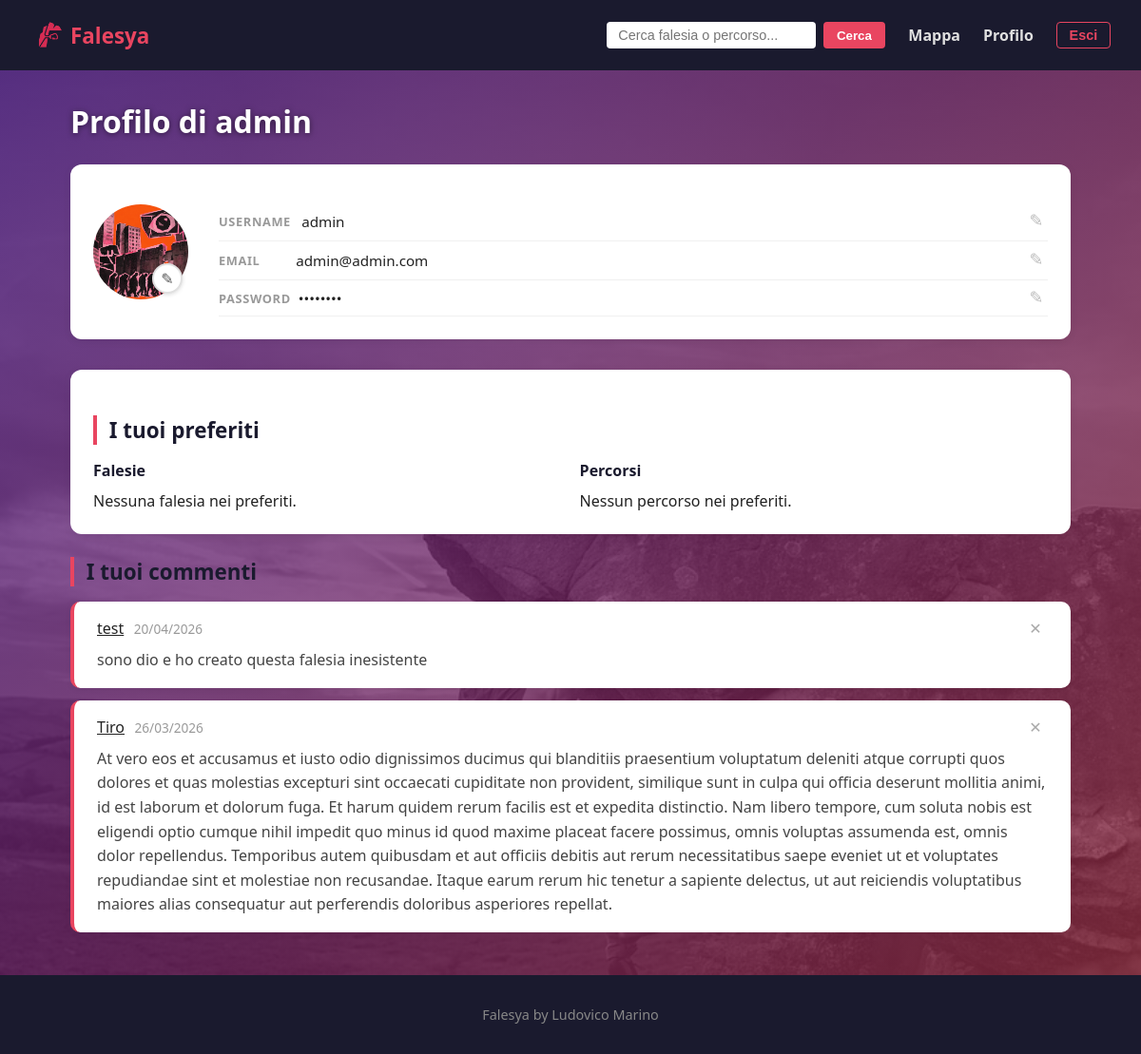
The app's page /profilo/ (signed in), older data.
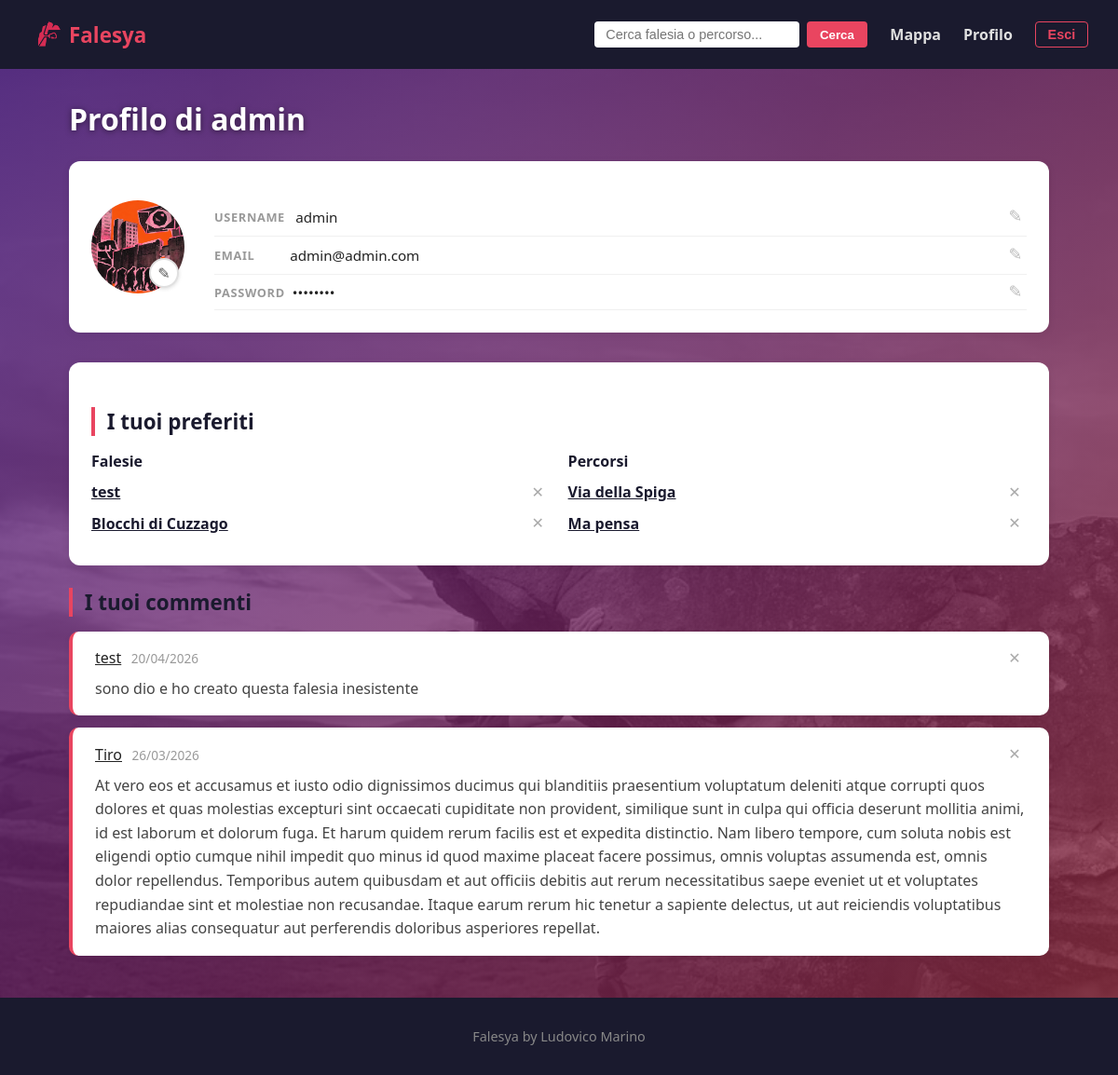
The same page, newer data.
### generale/models.py (models this page shows, shortened)
class Commento(models.Model):
    utente = models.ForeignKey(User, on_delete=models.CASCADE)
    falesia = models.ForeignKey(Falesia, on_delete=models.CASCADE, null=True, blank=True)
    percorso = models.ForeignKey(Percorso, on_delete=models.CASCADE, null=True, blank=True)
    testo = models.TextField()
    data = models.DateTimeField(auto_now_add=True)

class Falesia(models.Model):
    ROCK_TYPE_CHOICES = [
    ("limestone", "Calcare"),
    ("granite", "Granito"),
    ("sandstone", "Arenaria"),
    ("basalt", "Basalto"),
    ("conglomerate", "Conglomerato"),
    ("schist", "Scisto"),
    ("gneiss", "Gneiss"),
    ("quartzite", "Quarzite"),
    ("dolomite", "Dolomia"),
    ("tuff", "Tufo"),
    ("rhyolite", "Riolite"),
    ("gabbro", "Gabbro"),
    ("slate", "Ardesia"),
    ("marble", "Marmo"),
    ("volcanic", "Vulcanico"),
]
    STAGIONI = [
        ("primavera", "Primavera"),
        ("estate", "Estate"),
        ("autunno", "Autunno"),
        ("inverno", "Inverno"),
    ]
    ESPOSIZIONE = [
        ("nord", "Nord"),
        ("nord-est", "Nord-Est"),
        ("est", "Est"),
        ("sud-est", "Sud-Est"),
        ("sud", "Sud"),
        ("sud-ovest", "Sud-Ovest"),
        ("ovest", "Ovest"),
        ("nord-ovest", "Nord-Ovest"),
    ]
    nome = models.CharField(max_length=200)
    tipo_roccia = models.CharField(max_length=100, choices=ROCK_TYPE_CHOICES)
    latitudine = models.DecimalField(max_digits=16, decimal_places=12)
    longitudine = models.DecimalField(max_digits=16, decimal_places=12)
    comune = models.CharField(max_length=100)
    provincia = models.CharField(max_length=100)
    regione = models.CharField(max_length=100)
    descrizione = models.TextField()
    esposizione = models.CharField(max_length=50, choices=ESPOSIZIONE,  null=True, blank=True)
    stagione_consigliata = models.CharField(max_length=50, choices=STAGIONI)
    immagine = models.ImageField(upload_to='falesie/', blank=True)

class Percorso(models.Model):
    TIPO_CHOICES = [
        ('sport', 'Sportiva'),
        ('boulder', 'Boulder'),
        ('trad', 'Tradizionale'),
    ]
    SCALA_FRANCESE_GRADI = [
        ('1', '1'),
        ('2', '2'),
        ('3', '3'),
        ('4a', '4a'),
        ('4b', '4b'),
        ('4c', '4c'),
        ('5a', '5a'),
        ('5b', '5b'),
        ('5c', '5c'),
        ('6a', '6a'),
        ('6a+', '6a+'),
        ('6b', '6b'),
        ('6b+', '6b+'),
        ('6c', '6c'),
        ('6c+', '6c+'),
        ('7a', '7a'),
        ('7a+', '7a+'),
        ('7b', '7b'),
        ('7b+', '7b+'),
        ('7c', '7c'),
        ('7c+', '7c+'),
        ('8a', '8a'),
        ('8a+', '8a+'),
        ('8b', '8b'),
        ('8b+', '8b+'),
        ('8c', '8c'),
        ('8c+', '8c+'),
    ]
    nome = models.CharField(max_length=200)
    grado = models.CharField(max_length=10, choices=SCALA_FRANCESE_GRADI)
    n_soste = models.IntegerField()
    tipo = models.CharField(max_length=20, choices=TIPO_CHOICES)
    altezza = models.IntegerField()
    n_spittature = models.IntegerField()
    distanza_spit = models.DecimalField(max_digits=5, decimal_places=2)
    descrizione = models.TextField()
    immagine = models.ImageField(upload_to='percorsi/', blank=True)
    falesia = models.ForeignKey(Falesia, on_delete=models.CASCADE, related_name='percorsi')

class Preferito(models.Model):
    utente = models.ForeignKey(User, on_delete=models.CASCADE)
    falesia = models.ForeignKey(Falesia, on_delete=models.CASCADE, null=True, blank=True)
    percorso = models.ForeignKey(Percorso, on_delete=models.CASCADE, null=True, blank=True)

### generale/views.py (the view, shortened to what this page needs)
# urls.py: path('profilo/', views.vista_profilo, name='profilo'),
@login_required
def vista_profilo(request):
    profilo = request.user.profilo
    form_img      = FormProfiloImmagine(instance=profilo)
    form_dati     = FormDatiUtente(instance=request.user)
    form_password = FormCambioPassword(user=request.user)
    commenti_utente = Commento.objects.filter(utente=request.user).order_by('-data')
    falesie_preferite = Preferito.objects.filter(
        utente=request.user,
        falesia__isnull=False,
    ).select_related('falesia')
    percorsi_preferiti = Preferito.objects.filter(
        utente=request.user,
        percorso__isnull=False,
    ).select_related('percorso')
    return render(request, 'generale/profilo.html', {
        'form_img':           form_img,
        'form_dati':          form_dati,
        'form_password':      form_password,
        'commenti_utente':    commenti_utente,
        'falesie_preferite':  falesie_preferite,
        'percorsi_preferiti': percorsi_preferiti,
    })

### generale/forms.py
class FormProfiloImmagine(forms.ModelForm):
    class Meta:
        model = Profilo
        fields = ['immagine_profilo']

class FormDatiUtente(forms.ModelForm):
    class Meta:
        model = User
        fields = ['username', 'email']
        labels = {
            'username': 'Username',
            'email': 'Email',
        }

### generale/templates/generale/profilo.html (shortened to what the changed rows need)
{% extends 'generale/base.html' %}
{% load static %}
{% block contenuto %}
<h1>Profilo di {{ user.username }}</h1>
<div class="sezione-preferiti">
    <h2>I tuoi preferiti</h2>
    <div class="preferiti-liste">
        <div class="preferiti-colonna">
            <h3>Falesie</h3>
            {% if falesie_preferite %}
            <ul class="lista-preferiti">
                {% for preferito in falesie_preferite %}
                <li>
                    <div class="lista-preferiti-item">
                        <a href="{% url 'dettaglio_falesia' preferito.falesia.id %}">{{ preferito.falesia.nome }}</a>
                        <form method="POST" action="{% url 'toggle_preferito' %}" class="form-elimina">
                            <button type="submit" class="btn-elimina" title="Rimuovi dai preferiti">✕</button>
                        </form>
                    </div>
                </li>
                {% endfor %}
            </ul>
            {% else %}
            <p>Nessuna falesia nei preferiti.</p>
            {% endif %}
        </div>
        <div class="preferiti-colonna">
            <h3>Percorsi</h3>
            {% if percorsi_preferiti %}
            <ul class="lista-preferiti">
                {% for preferito in percorsi_preferiti %}
                <li>
                    <div class="lista-preferiti-item">
                        <a href="{% url 'dettaglio_percorso' preferito.percorso.id %}">{{ preferito.percorso.nome }}</a>
                        <form method="POST" action="{% url 'toggle_preferito' %}" class="form-elimina">
                            <button type="submit" class="btn-elimina" title="Rimuovi dai preferiti">✕</button>
                        </form>
                    </div>
                </li>
                {% endfor %}
            </ul>
            {% else %}
            <p>Nessun percorso nei preferiti.</p>
            {% endif %}
        </div>
    </div>
</div>
<div class="commenti">
    <h2>I tuoi commenti</h2>
    {% for commento in commenti_utente %}
        <div class="commento">
            <div class="commento-header">
                <div>
                    {% if commento.falesia %}
                        <a href="{% url 'dettaglio_falesia' commento.falesia.id %}">{{ commento.falesia.nome }}</a>
                    {% elif commento.percorso %}
                        <a href="{% url 'dettaglio_percorso' commento.percorso.id %}">{{ commento.percorso.nome }}</a>
                    {% endif %}
                    <span class="data-commento">{{ commento.data|date:"d/m/Y" }}</span>
                </div>
                <form method="POST" action="{% url 'elimina_commento' commento.id %}"
                      class="form-elimina"
                      onsubmit="return confirm('Eliminare questo commento?');">
                    <button type="submit" class="btn-elimina">✕</button>
                </form>
            </div>
            <p>{{ commento.testo }}</p>
        </div>
    {% empty %}
        <p>Non hai ancora lasciato commenti.</p>
    {% endfor %}
</div>
{% endblock %}

Row changes from the older to the newer data that the page shows:
added Preferito: falesia.nome "test", shown under "Falesie"
added Preferito: falesia.nome "Blocchi di Cuzzago", shown under "Falesie"
added Preferito: percorso.nome "Via della Spiga", shown under "Percorsi"
added Preferito: percorso.nome "Ma pensa", shown under "Percorsi"
Text that changed along with them:
text no longer shown: "Nessuna falesia nei preferiti. Nessun percorso nei preferiti."
